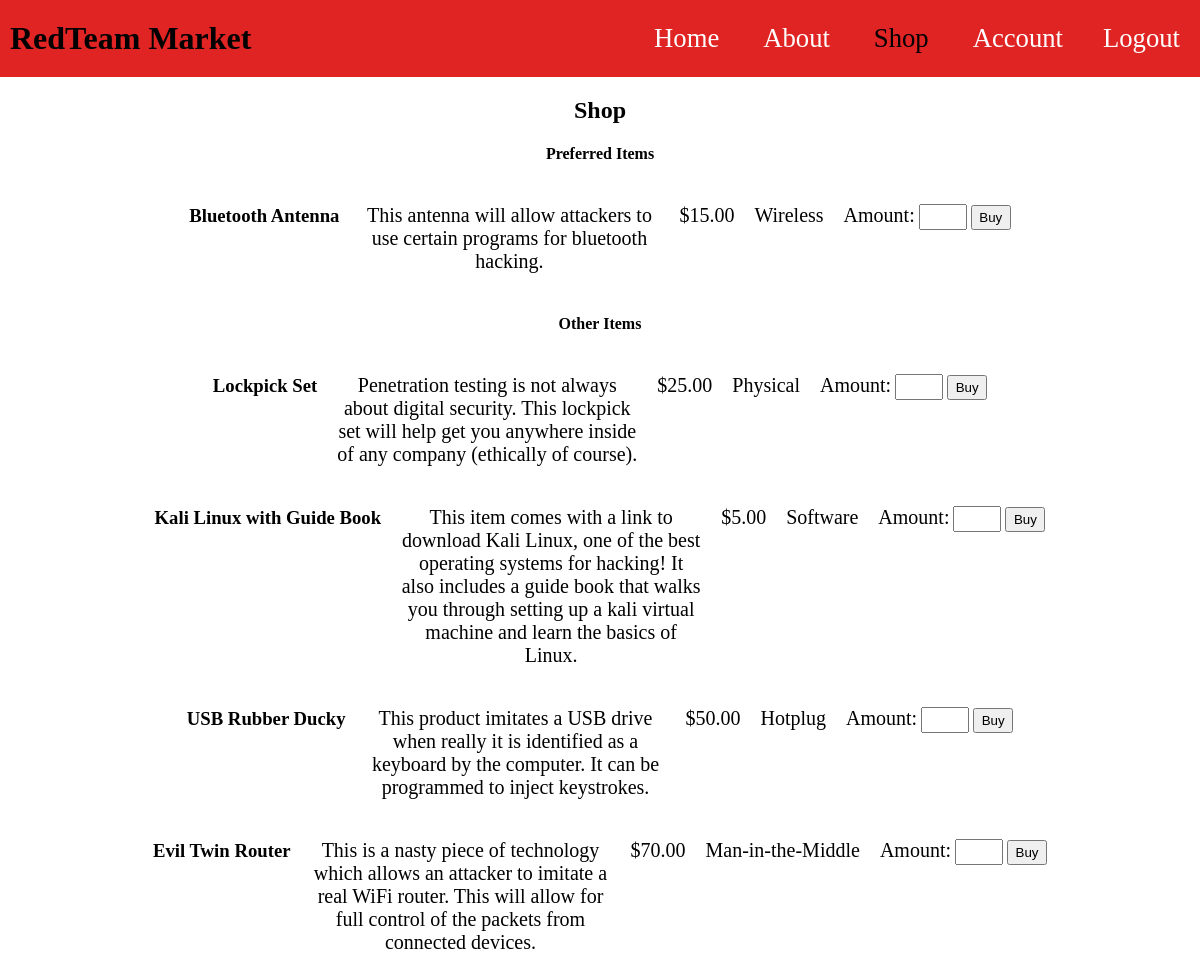
The app's page /shop.php (signed in) with its own data.
### tables this page shows
CREATE TABLE `products` (
  `ProductNumber` int(11) NOT NULL,
  `ProductName` char(40) NOT NULL,
  `ProductDescription` text DEFAULT NULL,
  `CategoryNumber` int(11) DEFAULT NULL,
  `Cost` decimal(5,2) NOT NULL
);

### shop.php (the view, shortened to what this page needs)
<!DOCTYPE html>
<html lang="en">
<head>
	<link rel="stylesheet" href="styles.css">
</head>
<body>
	<div class="titlebar">
		<h1>RedTeam Market</h1>
		<div class="nav">
			<ul>
				<li><a href="index.php">Home</a></li>
				<li><a href="about.php">About</a></li>
				<li>Shop</li>
				<?php
					if(isset($_SESSION['id'])) {
						echo '<li><a href="user_account.php">Account</a></li>';
						echo '<li><a href="logout.php">Logout</a></li>';
					}
					else {
						echo '<li><a href="login.php">Login</a></li>';
					}
				?>
			</ul>
		</div>
	</div>
	<h2 class="bodytitle">Shop</h2>
	<div class="body">
		<?php
			if(!empty($_SESSION)) {
				$usrID = $_SESSION['id'];
				$sql = "SELECT ToolPreferenceNO FROM users WHERE UserID=$usrID";
				$r = mysqli_query($connect, $sql);
				if($r) {
					if(mysqli_num_rows($r) == 1) {
						$row = mysqli_fetch_array($r);
						$preference = $row['ToolPreferenceNO'];
					}
				}
				if($preference != 1) {
					echo '<h4>Preferred Items</h4>';
					$sql = "SELECT * FROM products WHERE CategoryNumber=$preference";
					$r = mysqli_query($connect, $sql);
					if($r) {
						while ($row = mysqli_fetch_array($r)) {
							echo "<div class='shop_item'>";
							echo "<h3>" . $row["ProductName"] . "</h3>";
							echo "<p class='description'>" . $row["ProductDescription"] . "</p>";
							echo "<p>\$" . $row["Cost"] . "</p>";
							$type = $row["CategoryNumber"];
							if($type == 2) {
								echo '<p>Physical</p>';
							}
							elseif($type == 3) {
								echo '<p>Software</p>';
							}
							elseif($type == 4) {
								echo '<p>Hotplug</p>';
							}
							elseif($type == 5) {
								echo '<p>Man-in-the-Middle</p>';
							}
							elseif($type == 6) {
								echo '<p>Wireless</p>';
							}
							$prodID = $row['ProductNumber'];
							echo "
							<form action='buy.php' method='post'>
								<label for='amount'>Amount:</label>
								<input class='amount' type='text' name='amount' id='amount'>
								<button class='shop_submit' type='submit' name='product' value='$prodID'>Buy</button>
							</form>
							";
							echo "</div>";
						}
					}
					echo '<h4>Other Items </h4>';
					$sql = "SELECT * FROM products WHERE CategoryNumber!=$preference";
					$r = mysqli_query($connect, $sql);
					if($r) {
						while($row = mysqli_fetch_array($r)) {
							echo "<div class='shop_item'>";
							echo "<h3>" . $row["ProductName"] . "</h3>";
							echo "<p class='description'>" . $row["ProductDescription"] . "</p>";
							echo "<p>\$" . $row["Cost"] . "</p>";
							$type = $row["CategoryNumber"];
							if($type == 2) {
								echo '<p>Physical</p>';
							}
							elseif($type == 3) {
								echo '<p>Software</p>';
							}
							elseif($type == 4) {
								echo '<p>Hotplug</p>';
							}
							elseif($type == 5) {
								echo '<p>Man-in-the-Middle</p>';
							}
							elseif($type == 6) {
								echo '<p>Wireless</p>';
							}
							$prodID = $row['ProductNumber'];
							echo "
							<form action='buy.php' method='post'>
								<label for='amount'>Amount:</label>
								<input class='amount' type='text' name='amount' id='amount'>
								<button class='shop_submit' type='submit' name='product' value='$prodID'>Buy</button>
							</form>
							";
							echo "</div>";
						}
					}
				}
			}
		?>
	</div>
</body>
</html>

### styles.css (style rules this page uses)
body { margin: 0; padding: 0; font-family: times; }
.titlebar { background: #e02424; width: 100%; margin: 0; padding: 0; display: flex; align-items: center; justify-content: space-between; }
.titlebar h1 { margin: 20px 0 20px 10px; }
.nav ul { margin: 0; }
.nav ul li { list-style: none; display: inline-block; margin: 0 20px; position: relative; font-size: 20pt; }
.nav ul li a { color: white; text-decoration: none; }
.body { margin: 0; padding: 0; text-align: center; }
.bodytitle { text-align: center; }
.body p { font-size: 15pt; }
label { font-size: 15pt; }
.shop_item { display: flex; flex-direction: row; flex-wrap: nowrap; justify-content: center; align-items: baseline; align-content: center; gap: 20px; }
.shop_item form .amount { width: 40px; height: 20px; font-size: 12pt; }
.shop_item form .shop_submit { width: 40px; height: 25px; font-size: 15; }
.description { width: 300px; }

### records on screen
products: ProductName "Bluetooth Antenna", ProductDescription "This antenna will allow attackers to use certain programs for bluetooth hacking.", Cost "15.00", shows "Wireless", $prodID 5 (drawn)
products: ProductName "Lockpick Set", ProductDescription "Penetration testing is not always about digital security. This lockpick set will help get you anywhere inside of any company (ethically of course).", Cost "25.00", shows "Physical", $prodID 1 (drawn)
products: ProductName "Kali Linux with Guide Book", ProductDescription "This item comes with a link to download Kali Linux, one of the best operating systems for hacking! It also includes a guide book that walks you through setting up a kali virtual machine and learn the basics of Linux.", Cost "5.00", shows "Software", $prodID 2 (drawn)
products: ProductName "USB Rubber Ducky", ProductDescription "This product imitates a USB drive when really it is identified as a keyboard by the computer. It can be programmed to inject keystrokes.", Cost "50.00", shows "Hotplug", $prodID 3 (drawn)
products: ProductName "Evil Twin Router", ProductDescription "This is a nasty piece of technology which allows an attacker to imitate a real WiFi router. This will allow for full control of the packets from connected devices.", Cost "70.00", shows "Man-in-the-Middle", $prodID 4 (drawn)
